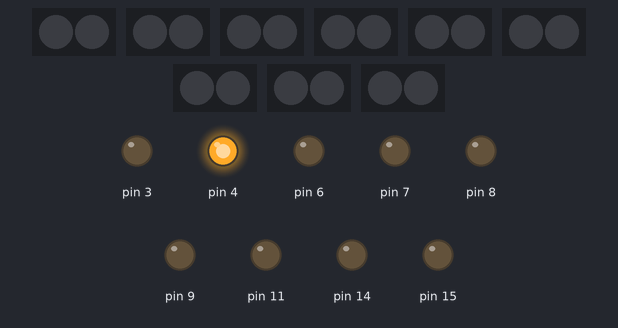
A sketch run on a simulated Arduino Uno, built with avr-gcc and run on an emulated ATmega328P. Parts: 9 × 2 RGB LEDs in strip order, left to right, output pins drawn as LEDs (lit = HIGH). Storage starts empty; the audio player accepts every command and is not drawn; what the sketch prints to the serial monitor is not drawn.

Above: at 0.3 s.
At 4.9 s:
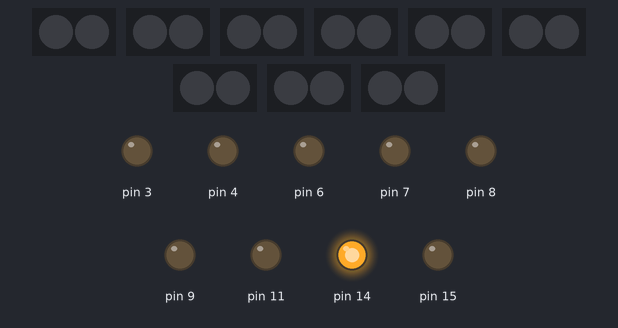
At 27.0 s:
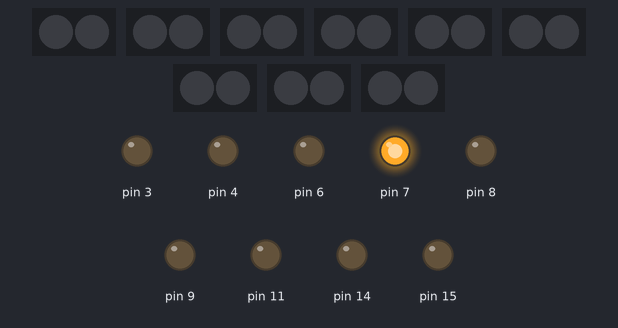
At 69.2 s:
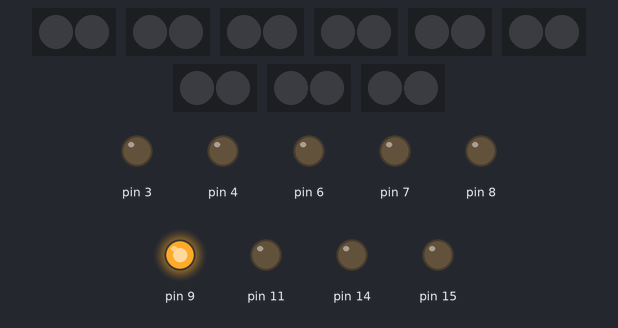
At 109.6 s:
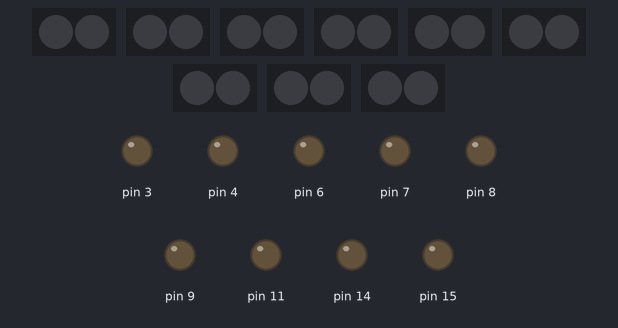
Timing chart, 0 to 111.1 s (numbered marks = the images above):
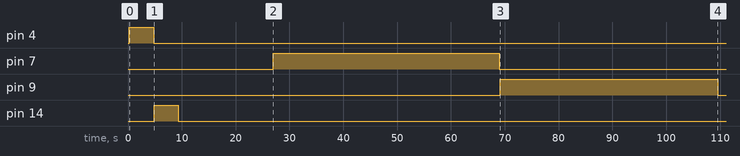

Measured:
- by itself, pin 4: LOW → HIGH at 0.27 s, → LOW 4.5 s later
- by itself, pin 7: LOW → HIGH at 26.9 s, → LOW 42.1 s later
- by itself, pin 9: LOW → HIGH at 69.2 s, → LOW 40.4 s later
- by itself, pin 14: LOW → HIGH at 4.8 s, → LOW 4.5 s later

The sketch:

monolith.ino
```cpp
#include <SPI.h>
#include <SD.h>
#include <TMRpcm.h>
#include <Adafruit_NeoPixel.h>
#define LED_COUNT 2 // Number of LEDs per strip
#define MOTOR_COUNT 9
#define MAX_MOTORS_MOVING 2
#define MAX_POSITION 4500
#define MIN_POSITION 0

#define AUDIO_PLAYBACK_DURATION 9000
#define AUDIO_MAX_VOLUME 4
#define AUDIO_MIN_VOLUME 0
#define SWITCH_TRACK_DURATION 1837
#define FADE_AUDIO_STEP 500

TMRpcm audio;

struct Pattern;

template <typename T>
class EntityCycler {
  private:
      T* objects;
      size_t count;
      size_t index = 0;
  public:
      EntityCycler(T* objArray, size_t objCount) : objects(objArray), count(objCount) {}

    T& getCurrent() const { return objects[index]; }
    T& next() { index = (index + 1) % count; }
    bool reachedEnd() { return index == count-1; }
    size_t getIndex() { return index; }
};

struct Motor {
  const uint8_t pin1;
  const uint8_t pin2;
  const uint8_t sameBoardMotorID;
  const uint8_t ID;
  Adafruit_NeoPixel* led;
  int position = MAX_POSITION;
  int targetPosition = MIN_POSITION;
  unsigned long lastStateChange = 0;
  uint8_t ledBrightness = 0;
  bool isStopped = true;
  bool canMove = false;
  bool isMoving = false;
  bool completedPattern = false;
  bool printedMoveLogForThisTarget = false;

  void init(){
    this->print("Init");
    pinMode(pin1, OUTPUT);
    pinMode(pin2, OUTPUT);
    led->begin();
    led->show();
  }
  bool reachedTarget(){ return position == targetPosition; }
  void setTargetPosition(unsigned int target){
    if (target != targetPosition){
      unsigned long now = millis();
      lastStateChange = now;
      targetPosition = constrain(target,MIN_POSITION,MAX_POSITION);
      printedMoveLogForThisTarget = false;
      this->print("New Target");
    }
  }
  void stop() {
    isStopped = true;
    canMove = false;
    isMoving = false;
    lastStateChange = millis();

    this->print("Stopping");
    digitalWrite(pin1, LOW);
    digitalWrite(pin2, LOW);
  }
  void allowMove(){
    canMove = true;
    lastStateChange = millis();
  }
  void move(){
    isMoving = true;
    isStopped = false;

    if (!printedMoveLogForThisTarget) {
      printedMoveLogForThisTarget = true;
      this->print("Moving");
    }

    unsigned long now = millis();
    int direction = targetPosition > position ? 1 : -1;

    int incrementalMotorPosition = now - lastStateChange;
    int nextPosition = position + direction*incrementalMotorPosition;
    position = constrain(nextPosition,MIN_POSITION,MAX_POSITION);

    lastStateChange = now;

    if (direction == 1){
      this->setLEDBrightness(255);
      digitalWrite(pin1, LOW);
      digitalWrite(pin2, HIGH);
    }
    else if (direction == -1){
      this->setLEDBrightness(0);
      digitalWrite(pin1, HIGH);
      digitalWrite(pin2, LOW);
    }
  }
  void setLEDBrightness(uint8_t newBrightness){
    if (ledBrightness != newBrightness){
      ledBrightness = newBrightness;
      led->setPixelColor(0, led->Color(newBrightness, newBrightness, newBrightness));
      led->setPixelColor(1, led->Color(newBrightness, newBrightness, newBrightness));
      led->show();
    }
  }
  void print(const char * eventName){
    Serial.print("[");
    Serial.print(ID);
    Serial.print("] ");
    if (isStopped) Serial.print("🔴 ");
    if (isMoving) Serial.print("🟢 ");
    Serial.print(eventName);
    Serial.print("; ");
    Serial.print(position);
    Serial.print("->");
    Serial.print(targetPosition);
    Serial.print(" ");
    Serial.println();
  }

  Motor(uint8_t p1, uint8_t p2, uint8_t ID, uint8_t sameBoardMotorID, Adafruit_NeoPixel* ledObj) : pin1(p1), pin2(p2), sameBoardMotorID(sameBoardMotorID), ID(ID), led(ledObj) {}
};

struct Pattern : public EntityCycler<uint8_t> {
    int destination;
    int origin; //will return here after reaching destination

    uint8_t getMotorID(){ return EntityCycler::getCurrent(); }

    Pattern(uint8_t* arr, int destination = MAX_POSITION, int origin = MIN_POSITION) : EntityCycler<uint8_t>(arr, MOTOR_COUNT), destination(destination), origin(origin) {}
};

struct AudioTrack {
  char const * fileName;
  unsigned long duration;
  unsigned long seekPosition = 0;
  unsigned long playbackStartedTimestamp = 0;
  unsigned long playbackEndedTimestamp = 1;
  unsigned long fadeUpdateTimestamp = 0;
  bool canPlay = false;
  bool isPlaying = false;
  bool fade = 0; //-1 = fade out, 1 = fade in
  unsigned int volume = AUDIO_MIN_VOLUME;

  bool isFadingOut(){ return fade==-1;}
  bool shouldStart(){ return !isPlaying && canPlay && playbackStartedTimestamp < playbackEndedTimestamp; }
  bool shouldEnd(){ return isPlaying && playbackStartedTimestamp + AUDIO_PLAYBACK_DURATION - AUDIO_MAX_VOLUME*FADE_AUDIO_STEP < millis(); }
  bool shouldPause() {return isPlaying && volume==AUDIO_MIN_VOLUME; }
  bool shouldStepFade(){
    if (fade==-1) return volume!=AUDIO_MIN_VOLUME && fadeUpdateTimestamp+FADE_AUDIO_STEP<millis();
    else if (fade==1) return volume!=AUDIO_MAX_VOLUME && fadeUpdateTimestamp+FADE_AUDIO_STEP<millis();
    else if (fade==0) return false;
  }
  void allowPlay(){ canPlay = true; }
  void startFadeOut(){ fade=-1; }
  void startFadeIn(){ fade=1; }
  void saveSeekPosition(){
    unsigned long incrementalPlayback = millis() - playbackStartedTimestamp;

    if (seekPosition + incrementalPlayback > duration) seekPosition = (seekPosition + incrementalPlayback)%duration;
    else seekPosition = seekPosition + incrementalPlayback;
  }

  void stepFade(){
    fadeUpdateTimestamp = millis();
    Serial.print("Fading audio from ");
    Serial.print(volume);
    Serial.print(" to ");
    volume = volume+fade;
    Serial.print(volume);
    if (volume == AUDIO_MIN_VOLUME && fade == -1) fade = 0;
    else if (volume == AUDIO_MAX_VOLUME && fade == 1) fade = 0;
  }

  void play(){
    playbackStartedTimestamp = millis();
    isPlaying = true;
    float seek = round(seekPosition/1000);
    Serial.print("Playing track ");
    Serial.print(fileName);
    Serial.print(" starting at seek position ");
    Serial.println(seekPosition);
    //audio.play("switch.wav",0,1);
    audio.play(fileName, seek, 0);
  }

  void pause(){
    playbackEndedTimestamp = millis();
    isPlaying = false;
    canPlay = false;
    this->saveSeekPosition();
    audio.stopPlayback();
    Serial.print("Pausing track ");
    Serial.print(fileName);
    Serial.print(" at seek position ");
    Serial.println(seekPosition);
  }

  AudioTrack(char const * fn, unsigned long dur) : fileName(fn), duration(dur) {}
};

Adafruit_NeoPixel led_0(LED_COUNT, 47, NEO_GRB + NEO_KHZ800);
Adafruit_NeoPixel led_1(LED_COUNT, 41, NEO_GRB + NEO_KHZ800);
Adafruit_NeoPixel led_2(LED_COUNT, 30, NEO_GRB + NEO_KHZ800);
Adafruit_NeoPixel led_3(LED_COUNT, 49, NEO_GRB + NEO_KHZ800);
Adafruit_NeoPixel led_4(LED_COUNT, 35, NEO_GRB + NEO_KHZ800);
Adafruit_NeoPixel led_5(LED_COUNT, 39, NEO_GRB + NEO_KHZ800);
Adafruit_NeoPixel led_6(LED_COUNT, 32, NEO_GRB + NEO_KHZ800);
Adafruit_NeoPixel led_7(LED_COUNT, 33, NEO_GRB + NEO_KHZ800);
Adafruit_NeoPixel led_8(LED_COUNT, 37, NEO_GRB + NEO_KHZ800);

Motor motor0(36, 34, 0, 255, &led_0);

Motor motor2(45, 43, 2, 3, &led_2);
Motor motor3(48, 46, 3, 2, &led_3);

Motor motor5(44, 42, 5, 8, &led_5);
Motor motor8(40, 38, 8, 5, &led_8);

Motor motor1(4 , 3 , 1, 4, &led_1);
Motor motor4(14, 15, 4, 1, &led_4);

Motor motor6(7 , 6 , 6, 7, &led_6);
Motor motor7(9 , 8 , 7, 6, &led_7);

Motor m[MOTOR_COUNT] = {motor0,motor1,motor2,motor3,motor4,motor5,motor6,motor7,motor8};

static const uint8_t PATTERN_COUNT = 3;
uint8_t radial[MOTOR_COUNT] = { 0, 1, 2, 4, 3, 5, 6, 8, 7};
uint8_t opposites[MOTOR_COUNT] = { 0, 5, 2, 8, 1, 7, 4, 6, 3};

Pattern radialRetractAll(radial, MIN_POSITION, MIN_POSITION);
Pattern extendAll(radial, MAX_POSITION, MAX_POSITION);
Pattern radialMax(radial);
Pattern radialShortRetract(radial, MAX_POSITION, 3*MAX_POSITION/4);
Pattern oppositesMax(opposites);
Pattern oppositesShortExtend(opposites, 3*MAX_POSITION/4, MIN_POSITION);
Pattern p[PATTERN_COUNT] = {radialRetractAll, oppositesMax, radialMax};//, radialShortRetract, oppositesMax, extendAll};
EntityCycler<Pattern> patterns(p, PATTERN_COUNT);

static const uint8_t AUDIO_COUNT = 2;
AudioTrack audio1("onset.wav", 54059);
AudioTrack audio2("upset.wav", 77089);
AudioTrack au[AUDIO_COUNT] = {audio1,audio2};
EntityCycler<AudioTrack> tracks(au, AUDIO_COUNT);

void setup() {
  Serial.begin(9600);

  SD.begin();
  audio.speakerPin = 5;
  pinMode(11, OUTPUT);
  audio.loop(1);
  audio.setVolume(AUDIO_MAX_VOLUME);

  for (uint8_t i = 0; i < MOTOR_COUNT; i++) m[i].init();
}

bool isSameBoardMotorMoving(uint8_t i){
  uint8_t j = m[i].sameBoardMotorID;
  if (j==255) return false; //motor 0 is alone
  else return m[j].isMoving;
}

uint8_t countMotorsMoving(){
  uint8_t count = 0;
  for (uint8_t i = 0; i < MOTOR_COUNT; i++) if (m[i].isMoving) count = count+1;
  return count;
}

Pattern& getNextPattern(){
  if ( patterns.getCurrent().reachedEnd() ){ //reached last motor in pattern, advance to next pattern
    if (patterns.reachedEnd()) patterns.next(); //skip first pattern in series because it's the init pattern
    patterns.next();
  }
  patterns.getCurrent().next(); //next motor in array from pattern
  Serial.print("Pattern ");
  Serial.print(patterns.getIndex());
  Serial.print(" on step ");
  Serial.println(patterns.getCurrent().getIndex());

  return patterns.getCurrent();
}

void loop() {

  Pattern& p = patterns.getCurrent();
  AudioTrack& track = tracks.getCurrent();

  for (uint8_t i = 0; i < MOTOR_COUNT; i++) {

    if (track.shouldStepFade()) track.stepFade();

    if (track.shouldStart()) {
      track.startFadeIn();
      track.stepFade();
      track.play();
    }
    else if (track.shouldEnd()){
      track.startFadeOut();
      track.stepFade();
      m[i].setTargetPosition(p.origin);
      m[i].completedPattern = true;
      p = getNextPattern();
      uint8_t j = p.getMotorID();
      m[j].setTargetPosition(p.destination);
      m[j].completedPattern = false;
    }
    else if (track.shouldPause()) {
      track.pause();
      tracks.next();
      track = tracks.getCurrent();
    }

    uint8_t countMoving = countMotorsMoving();
    bool sameBoardMotorMoving = isSameBoardMotorMoving(i);

    if ((sameBoardMotorMoving || countMoving > MAX_MOTORS_MOVING) && !m[i].isStopped) m[i].stop();
    else if (!sameBoardMotorMoving && countMoving < MAX_MOTORS_MOVING && !m[i].canMove) m[i].allowMove();

    if (!m[i].reachedTarget() && m[i].canMove) m[i].move();
    else if (m[i].reachedTarget() && !m[i].isStopped) {
      m[i].stop();
      if (!track.isPlaying && !m[i].completedPattern) track.allowPlay();
    }
  }
}
```
